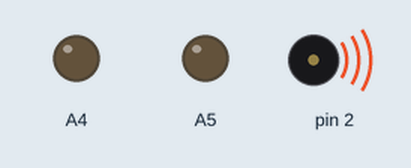
Recording of a sketch running on a simulated Arduino Uno, built with avr-gcc and run on an emulated ATmega328P. Shown: output pins drawn as LEDs (lit = HIGH), buzzer (waves = sounding).

Above: at 7.3 s.
Timing chart, 0 to 40.0 s (numbered marks = the images above):
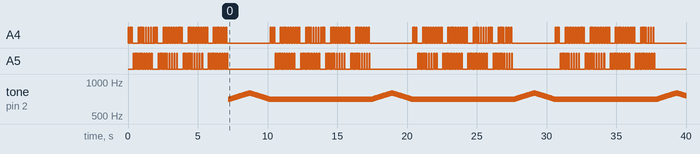

The sketch:

police_siren_light.ino
```cpp
int blue = A4;
int red = A5;
int speaker =2;
int t=60;
int i=0;

void setup() {
 Serial.begin(9600);
 pinMode(2, OUTPUT);
  pinMode(A5, OUTPUT);
  pinMode(A4, OUTPUT);
}

void loop() {

   digitalWrite(A4,HIGH);             // for police siren lights
  delay(t);
  digitalWrite(A4,LOW);
  delay(t);

  digitalWrite(A4,HIGH);
  delay(t);
  digitalWrite(A4,LOW);
  delay(t);

  digitalWrite(A4,HIGH);
  delay(t);
  digitalWrite(A4,LOW);
  delay(t);

  digitalWrite(A5,HIGH);
  delay(t);
  digitalWrite(A5,LOW);
  delay(t);

  digitalWrite(A5,HIGH);
  delay(t);
  digitalWrite(A5,LOW);
  delay(t);

  digitalWrite(A5,HIGH);
  delay(t);
  digitalWrite(A5,LOW);
  delay(t);

  digitalWrite(A4,HIGH);

  digitalWrite(A5,HIGH);

  delay(t);

  digitalWrite(A4,LOW);

  digitalWrite(A5,LOW);

  delay(t);

  digitalWrite(A4,HIGH);

  digitalWrite(A5,HIGH);

  delay(t);

  digitalWrite(A4,LOW);

  digitalWrite(A5,LOW);

  delay(t);

  digitalWrite(A4,HIGH);

  digitalWrite(A5,HIGH);

  delay(t);

  digitalWrite(A4,LOW);

  digitalWrite(A5,LOW);

  delay(t);

  digitalWrite(A4,HIGH);
  delay(t);
  digitalWrite(A4,LOW);
  digitalWrite(A5,HIGH);
  delay(t);
  digitalWrite(A5,LOW);
  delay(t);

  digitalWrite(A4,HIGH);
  delay(t);
  digitalWrite(A4,LOW);
  digitalWrite(A5,HIGH);
  delay(t);
  digitalWrite(A5,LOW);
  delay(t);

  digitalWrite(A4,HIGH);
  delay(t);
  digitalWrite(A4,LOW);
  digitalWrite(A5,HIGH);
  delay(t);
  digitalWrite(A5,LOW);
  delay(t);

  digitalWrite(A4,HIGH);
  delay(t);
  digitalWrite(A4,LOW);
  digitalWrite(A5,HIGH);
  delay(t);
  digitalWrite(A5,LOW);
  delay(t);

   digitalWrite(A4,HIGH);
  delay(t);
  digitalWrite(A4,LOW);
  delay(t);

  digitalWrite(A4,HIGH);
  delay(t);
  digitalWrite(A4,LOW);
  delay(t);

  digitalWrite(A4,HIGH);
  delay(t);
  digitalWrite(A4,LOW);
  delay(t);

  digitalWrite(A5,HIGH);
  delay(t);
  digitalWrite(A5,LOW);
  delay(t);

  digitalWrite(A5,HIGH);
  delay(t);
  digitalWrite(A5,LOW);
  delay(t);

  digitalWrite(A5,HIGH);
  delay(t);
  digitalWrite(A5,LOW);
  delay(t);

  digitalWrite(A4,HIGH);

  digitalWrite(A5,HIGH);

  delay(t);

  digitalWrite(A4,LOW);

  digitalWrite(A5,LOW);

  delay(t);

  digitalWrite(A4,HIGH);

  digitalWrite(A5,HIGH);

  delay(t);

  digitalWrite(A4,LOW);

  digitalWrite(A5,LOW);

  delay(t);

  digitalWrite(A4,HIGH);

  digitalWrite(A5,HIGH);

  delay(t);

  digitalWrite(A4,LOW);

  digitalWrite(A5,LOW);

  delay(t);

  digitalWrite(A4,HIGH);
  delay(t);
  digitalWrite(A4,LOW);
  digitalWrite(A5,HIGH);
  delay(t);
  digitalWrite(A5,LOW);
  delay(t);

  digitalWrite(A4,HIGH);
  delay(t);
  digitalWrite(A4,LOW);
  digitalWrite(A5,HIGH);
  delay(t);
  digitalWrite(A5,LOW);
  delay(t);

  digitalWrite(A4,HIGH);
  delay(t);
  digitalWrite(A4,LOW);
  digitalWrite(A5,HIGH);
  delay(t);
  digitalWrite(A5,LOW);
  delay(t);

  digitalWrite(A4,HIGH);
  delay(t);
  digitalWrite(A4,LOW);
  digitalWrite(A5,HIGH);
  delay(t);
  digitalWrite(A5,LOW);
  delay(t);

   digitalWrite(A4,HIGH);
  delay(t);
  digitalWrite(A4,LOW);
  delay(t);

  digitalWrite(A4,HIGH);
  delay(t);
  digitalWrite(A4,LOW);
  delay(t);

  digitalWrite(A4,HIGH);
  delay(t);
  digitalWrite(A4,LOW);
  delay(t);

  digitalWrite(A5,HIGH);
  delay(t);
  digitalWrite(A5,LOW);
  delay(t);

  digitalWrite(A5,HIGH);
  delay(t);
  digitalWrite(A5,LOW);
  delay(t);

  digitalWrite(A5,HIGH);
  delay(t);
  digitalWrite(A5,LOW);
  delay(t);

  digitalWrite(A4,HIGH);

  digitalWrite(A5,HIGH);

  delay(t);

  digitalWrite(A4,LOW);

  digitalWrite(A5,LOW);

  delay(t);

  digitalWrite(A4,HIGH);

  digitalWrite(A5,HIGH);

  delay(t);

  digitalWrite(A4,LOW);

  digitalWrite(A5,LOW);

  delay(t);

  digitalWrite(A4,HIGH);

  digitalWrite(A5,HIGH);

  delay(t);

  digitalWrite(A4,LOW);

  digitalWrite(A5,LOW);

  delay(t);

  digitalWrite(A4,HIGH);
  delay(t);
  digitalWrite(A4,LOW);
  digitalWrite(A5,HIGH);
  delay(t);
  digitalWrite(A5,LOW);
  delay(t);

  digitalWrite(A4,HIGH);
  delay(t);
  digitalWrite(A4,LOW);
  digitalWrite(A5,HIGH);
  delay(t);
  digitalWrite(A5,LOW);
  delay(t);

  digitalWrite(A4,HIGH);
  delay(t);
  digitalWrite(A4,LOW);
  digitalWrite(A5,HIGH);
  delay(t);
  digitalWrite(A5,LOW);
  delay(t);

  digitalWrite(A4,HIGH);
  delay(t);
  digitalWrite(A4,LOW);
  digitalWrite(A5,HIGH);
  delay(t);
  digitalWrite(A5,LOW);
  delay(t);

   digitalWrite(A4,HIGH);
  delay(t);
  digitalWrite(A4,LOW);
  delay(t);

  digitalWrite(A4,HIGH);
  delay(t);
  digitalWrite(A4,LOW);
  delay(t);

  digitalWrite(A4,HIGH);
  delay(t);
  digitalWrite(A4,LOW);
  delay(t);

  digitalWrite(A5,HIGH);
  delay(t);
  digitalWrite(A5,LOW);
  delay(t);

  digitalWrite(A5,HIGH);
  delay(t);
  digitalWrite(A5,LOW);
  delay(t);

  digitalWrite(A5,HIGH);
  delay(t);
  digitalWrite(A5,LOW);
  delay(t);

  digitalWrite(A4,HIGH);

  digitalWrite(A5,HIGH);

  delay(t);

  digitalWrite(A4,LOW);

  digitalWrite(A5,LOW);

  delay(t);

  digitalWrite(A4,HIGH);

  digitalWrite(A5,HIGH);

  delay(t);

  digitalWrite(A4,LOW);

  digitalWrite(A5,LOW);

  delay(t);

  digitalWrite(A4,HIGH);

  digitalWrite(A5,HIGH);

  delay(t);

  digitalWrite(A4,LOW);

  digitalWrite(A5,LOW);

  delay(t);

  digitalWrite(A4,HIGH);
  delay(t);
  digitalWrite(A4,LOW);
  digitalWrite(A5,HIGH);
  delay(t);
  digitalWrite(A5,LOW);
  delay(t);

  digitalWrite(A4,HIGH);
  delay(t);
  digitalWrite(A4,LOW);
  digitalWrite(A5,HIGH);
  delay(t);
  digitalWrite(A5,LOW);
  delay(t);

  digitalWrite(A4,HIGH);
  delay(t);
  digitalWrite(A4,LOW);
  digitalWrite(A5,HIGH);
  delay(t);
  digitalWrite(A5,LOW);
  delay(t);

  digitalWrite(A4,HIGH);
  delay(t);
  digitalWrite(A4,LOW);
  digitalWrite(A5,HIGH);
  delay(t);
  digitalWrite(A5,LOW);
  delay(t);


    for(i=700;i<800;i++){   // for police siren
  tone(2,i);
  delay(15);
  }
  for(i=800;i>700;i--){
  tone(2,i);
  delay(15);
  }
  }
```

Measured:
- by itself, A4, A5: moves between LOW and HIGH, repeating every 10.2 s
- by itself, tone on pin 2: plays 700 Hz for 0.02 s, 701 Hz for 0.02 s, 702 Hz for 0.02 s, 703 Hz for 0.02 s, 704 Hz for 0.02 s, 705 Hz for 0.02 s … (746 notes in this stretch)
